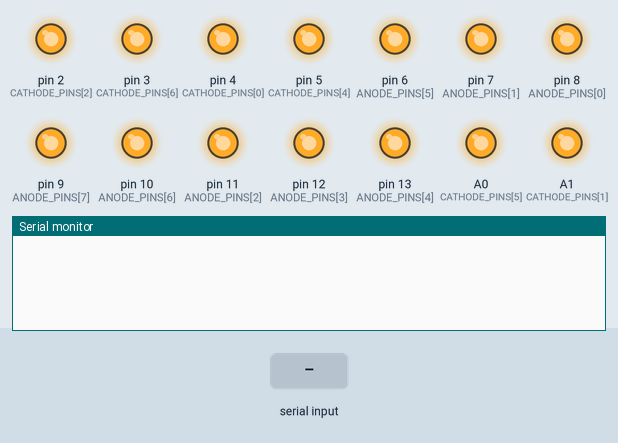
Recording of a sketch running on a simulated Arduino Uno, built with avr-gcc and run on an emulated ATmega328P. Parts: output pins drawn as LEDs (lit = HIGH), the last lines printed to the serial monitor. The inputs (shaded band) are chosen by the test bench.

Above: at 1.2 s.
1.3 s: "90,45,200\n" received over Serial
At 2.5 s:
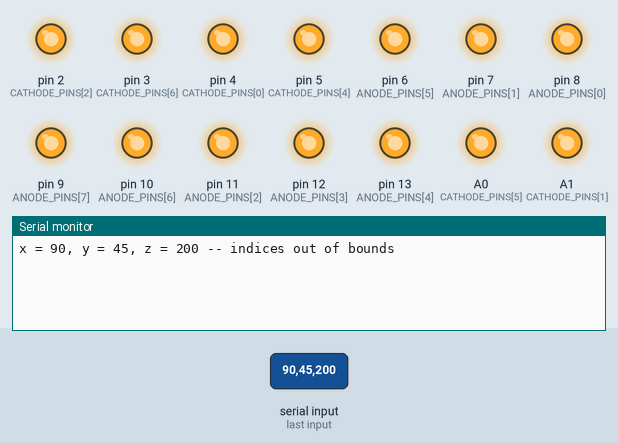
2.8 s: "90,45\n" received over Serial
At 4.3 s:
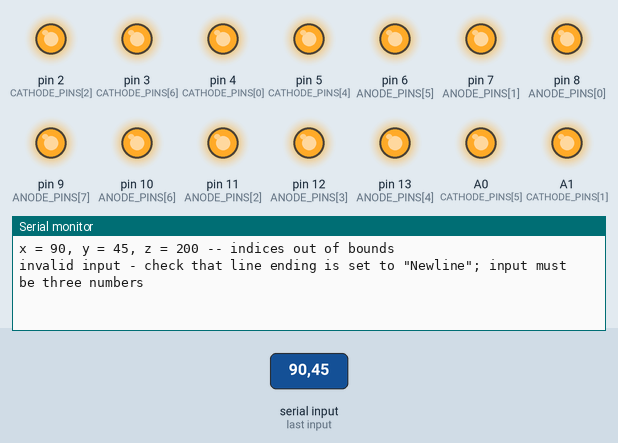

The sketch:

DisplayCube.ino
```cpp
/* LED cube test code
 *
 * Reads (x,y,z) co-ordinates from the Serial Monitor and toggles the state of
 * the LED at that co-ordinate. The co-ordinates are specified as "x y z", e.g.
 * "1 2 2", followed by a newline. Invalid co-ordinates are rejected.
 *
 * You need to fill in all the places marked TODO.
 *
 * == Setting up the Serial Monitor ==
 * The Serial Monitor must be configured (bottom-right corner of the screen) as:
 *   - Newline (for the line ending)
 *   - Baud rate 115200
 *
 * ENGR 40M
 * July 2017
 */

const byte CATHODE_PINS[8] = {4,A1,2,A2,5,A0,3,A3};
const byte ANODE_PINS[8] = {8,7,11,12,13,6,10,9};

void setup()
{
  // Make all of the negative and positive pins outputs and the audio pin input

    for (byte i = 0; i < 8; i++) {
      pinMode(ANODE_PINS[i], OUTPUT);
      pinMode(CATHODE_PINS[i], OUTPUT);
      digitalWrite(ANODE_PINS[i], HIGH);
      digitalWrite(CATHODE_PINS[i], HIGH);
    }

  pinMode(A4, INPUT);
  pinMode(A5, INPUT);
  Serial.begin(115200);
}

void clear() {
  for (byte i = 0; i < 8; i++) {
      digitalWrite(ANODE_PINS[i], HIGH);
      digitalWrite(CATHODE_PINS[i], HIGH);
    }
}

/* Function: getLEDState
 * ---------------------
 * Returns the state of the LED in a 4x4x4 pattern array, each dimension
 * representing an axis of the LED cube, that corresponds to the given anode (+)
 * wire and cathode (-) wire number.
 *
 * This function is called by display(), in order to find whether an LED for a
 * particular anode (+) wire and cathode (-) wire should be switched on.
 */
inline byte getLEDState(byte pattern[4][4][4], byte aNum, byte cNum)
{
  if(aNum < 4 && cNum < 4) {
    return pattern[cNum][aNum][0];
  }
  else if(aNum < 4 && cNum > 3) {
    return pattern[cNum - 4][aNum][1];
  }
  else if(aNum > 3 && cNum < 4) {
    return pattern[cNum][aNum - 4][3];
  }
  else if(aNum > 3 && cNum > 3) {
    return pattern[cNum - 4][aNum - 4][2];
  }
  return 0;
}

/* Function: display
 * -----------------
 * Runs through one multiplexing cycle of the LEDs, controlling which LEDs are
 * on.
 *
 * During this function, LEDs that should be on will be turned on momentarily,
 * one row at a time. When this function returns, all the LEDs will be off
 * again, so it needs to be called continuously for LEDs to be on.
 */
void display(byte pattern[4][4][4]) {
  for(byte cath = 0; cath < 4; cath++) {
    for(byte anod = 0; anod < 4; anod++) {
      for(byte layr = 0; layr < 4; layr++) {
        if(pattern[cath][anod][layr] == 1) {
          if(layr == 2) {
            digitalWrite(CATHODE_PINS[cath],LOW);
            digitalWrite(ANODE_PINS[anod],LOW);
            delay(1);
            digitalWrite(CATHODE_PINS[cath],HIGH);
            digitalWrite(ANODE_PINS[anod],HIGH);
          }
          if(layr == 1) {
            digitalWrite(CATHODE_PINS[cath],LOW);
            digitalWrite(ANODE_PINS[anod + 4],LOW);
            delay(1);
            digitalWrite(CATHODE_PINS[cath],HIGH);
            digitalWrite(ANODE_PINS[anod + 4],HIGH);
          }
          if(layr == 3) {
            digitalWrite(CATHODE_PINS[cath + 4],LOW);
            digitalWrite(ANODE_PINS[anod],LOW);
            delay(1);
            digitalWrite(CATHODE_PINS[cath + 4],HIGH);
            digitalWrite(ANODE_PINS[anod],HIGH);
          }
          else {
            digitalWrite(CATHODE_PINS[cath + 4],LOW);
            digitalWrite(ANODE_PINS[anod + 4],LOW);
            delay(1);
            digitalWrite(CATHODE_PINS[cath + 4],HIGH);
            digitalWrite(ANODE_PINS[anod + 4],HIGH);
          }
        }
        else {
          if(layr == 0) {
            digitalWrite(CATHODE_PINS[cath],HIGH);
            digitalWrite(ANODE_PINS[anod],HIGH);
          }
          if(layr == 1) {
            digitalWrite(CATHODE_PINS[cath],HIGH);
            digitalWrite(ANODE_PINS[anod + 4],HIGH);
          }
          if(layr == 2) {
            digitalWrite(CATHODE_PINS[cath + 4],HIGH);
            digitalWrite(ANODE_PINS[anod],HIGH);
          }
          else {
            digitalWrite(CATHODE_PINS[cath + 4],HIGH);
            digitalWrite(ANODE_PINS[anod + 4],HIGH);
          }
        }
      }
    }
  }
}

void loop()
{
    clear();
  static byte ledPattern[4][4][4]; // 1 for on, 0 for off

  byte x = 0;
  byte y = 0;
  byte z = 0;
  static char message[60];

  if (Serial.available()) {
    // Parse the values from the serial string
    x = Serial.parseInt();
    y = Serial.parseInt();
    z = Serial.parseInt();

    // Check for input validity
    if (Serial.read() != '\n') {
      Serial.println("invalid input - check that line ending is set to \"Newline\"; input must be three numbers");
      return;
    }
    if (x < 0 || x > 3 || y < 0 || y > 3 || z < 0 || z > 3) {
      sprintf(message, "x = %d, y = %d, z = %d -- indices out of bounds", x, y, z);
      Serial.println(message);
      return;
    }

    // Print to Serial Monitor to give feedback about input
    sprintf(message, "x = %d, y = %d, z = %d", x, y, z);
    Serial.println(message);

    // Toggle the LED state
    ledPattern[x][y][z] = !ledPattern[x][y][z];
  }

  // This function gets called every loop
  display(ledPattern);

}
```

Measured:
- after the input at 1.3 s, the serial monitor: prints a new line at once (image 1)
- after the input at 2.8 s, the serial monitor: prints a new line after 1.0 s (image 2)
